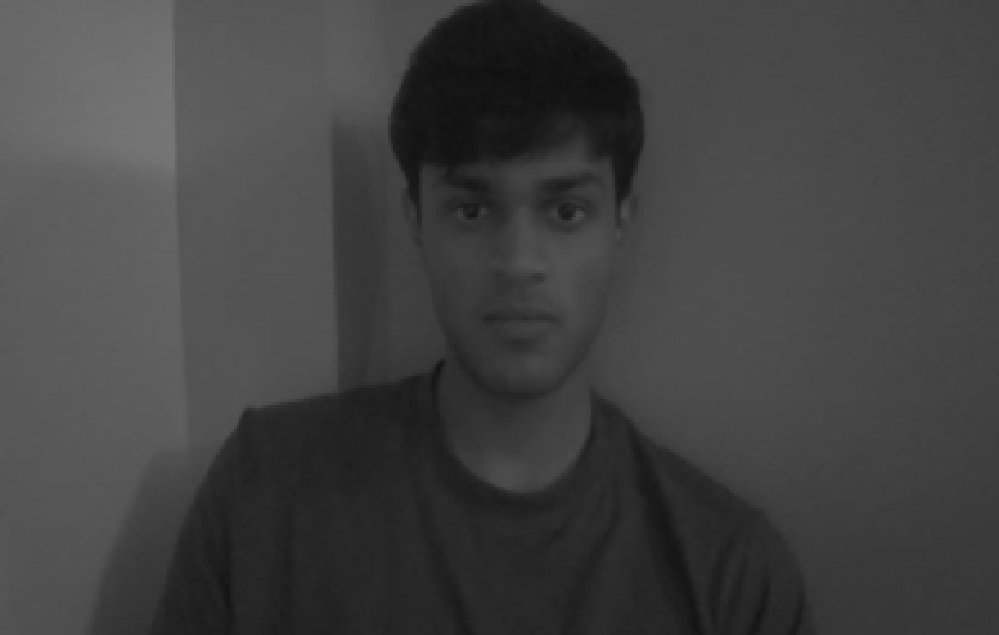
#> input picture Question 6/low_light.jpg, 999 x 635 px
$ python Question6.py
#> lines starting #> are read from the running program, lines starting #| are printed output that depends on the picture
import numpy as np
from PIL import Image

# Step 1: Load low-light and bright-light images (grayscale)
low_img = np.array(Image.open("low_light.jpg").convert("L"))
bright_img = np.array(Image.open("bright_light.jpg").convert("L"))
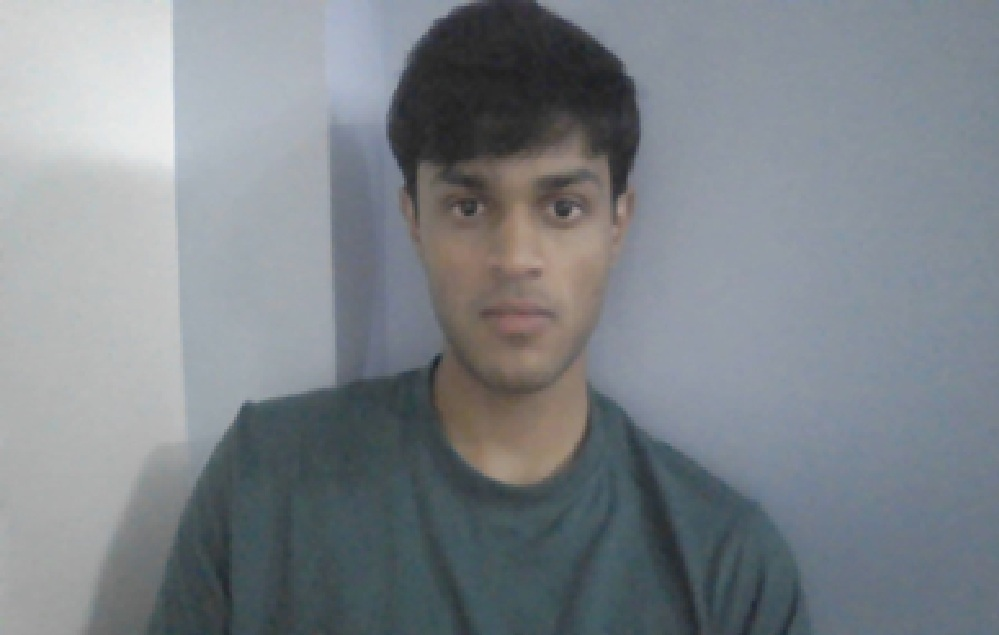
#> input picture Question 6/bright_light.jpg, 999 x 635 px

# Step 2: Function to get raw (unscaled) bit-planes (0 or 1)
def bit_planes_raw(img):
    return np.array([(img >> i) & 1 for i in range(8)], dtype=np.uint8)

low_planes_raw = bit_planes_raw(low_img)
bright_planes_raw = bit_planes_raw(bright_img)

# Step 3: Reconstruct image using 3 lowest planes of each (raw bits)
def reconstruct_lowest_3(raw_planes):
    return (
        (raw_planes[0]) +
        (raw_planes[1] << 1) +
        (raw_planes[2] << 2)
    ).astype(np.uint8)
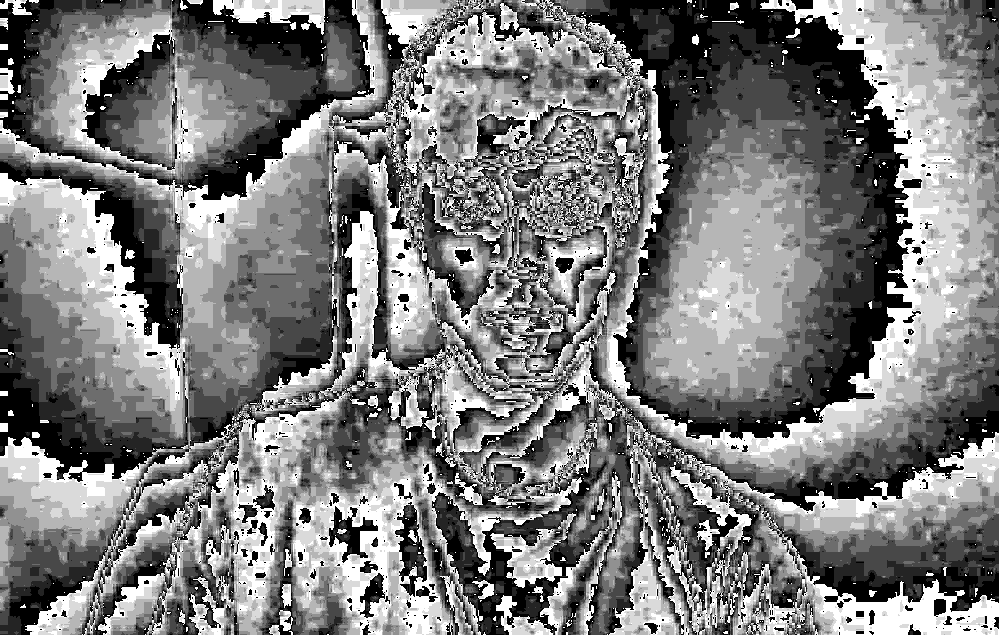
#> returned value: shape (635, 999); min 0, max 7, mean 3.41; drawn with min black and max white

low_recon = reconstruct_lowest_3(low_planes_raw)
bright_recon = reconstruct_lowest_3(bright_planes_raw)
#> in reconstruct_lowest_3 (call 2), `return ( (raw_planes[0]) + (raw_planes[1] << 1) + (raw_planes[2] << 2)..`:
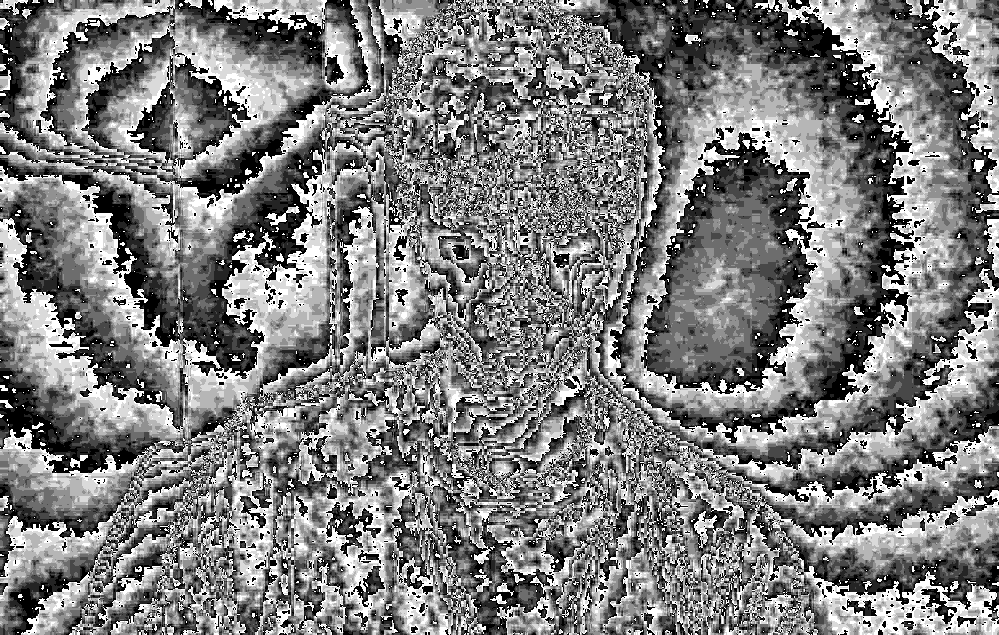
#> returned value: shape (635, 999); min 0, max 7, mean 3.45; drawn with min black and max white

# Step 4: UNION of the two reconstructions (max grayscale)
union_recon = np.maximum(low_recon, bright_recon)
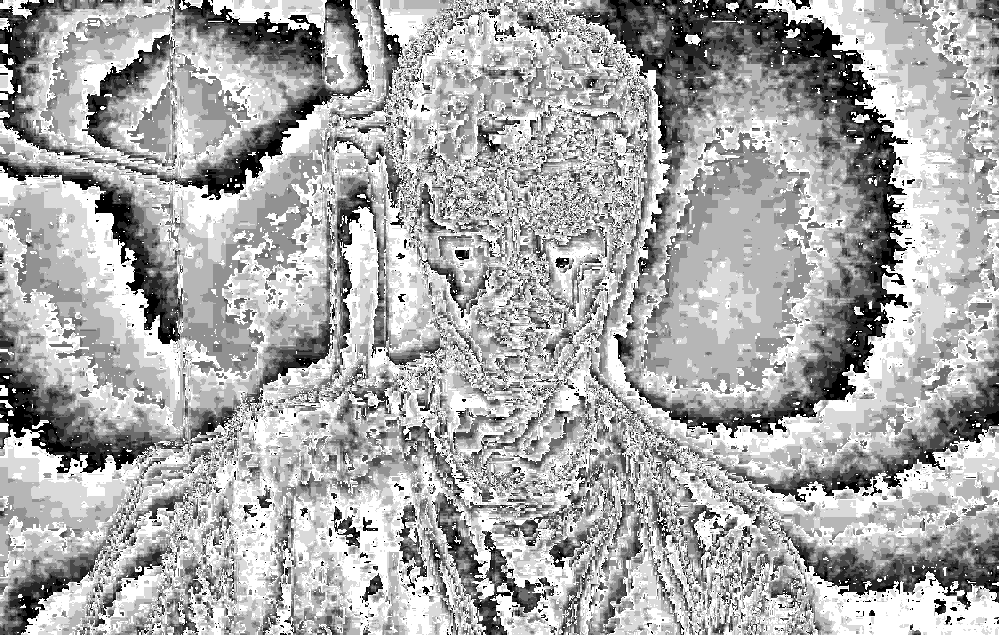
#> union_recon: shape (635, 999); min 0, max 7, mean 4.66; drawn with min black and max white

# Step 5: Differences (convert to int16 to avoid overflow)
diff_low = np.abs(low_img.astype(np.int16) - union_recon.astype(np.int16)).astype(np.uint8)
diff_bright = np.abs(bright_img.astype(np.int16) - union_recon.astype(np.int16)).astype(np.uint8)
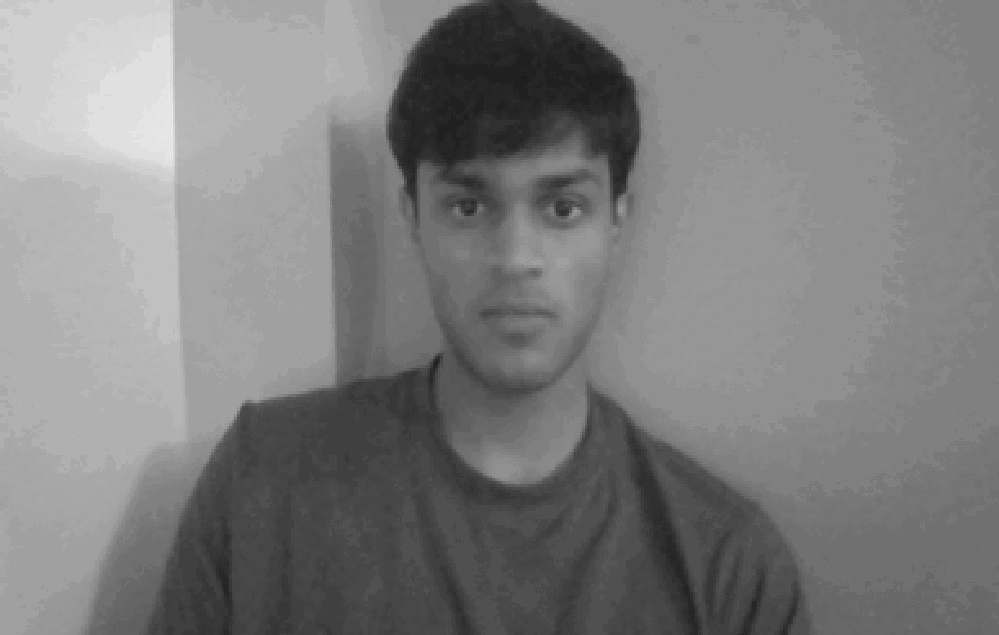
#> diff_bright: shape (635, 999); min 24, max 232, mean 126.2

# Step 6: Save outputs
Image.fromarray(low_recon).save("Low_Reconstructed.png")
Image.fromarray(bright_recon).save("Bright_Reconstructed.png")
Image.fromarray(union_recon).save("Union_Reconstructed.png")
Image.fromarray(diff_low).save("Low_Difference.png")
Image.fromarray(diff_bright).save("Bright_Difference.png")
